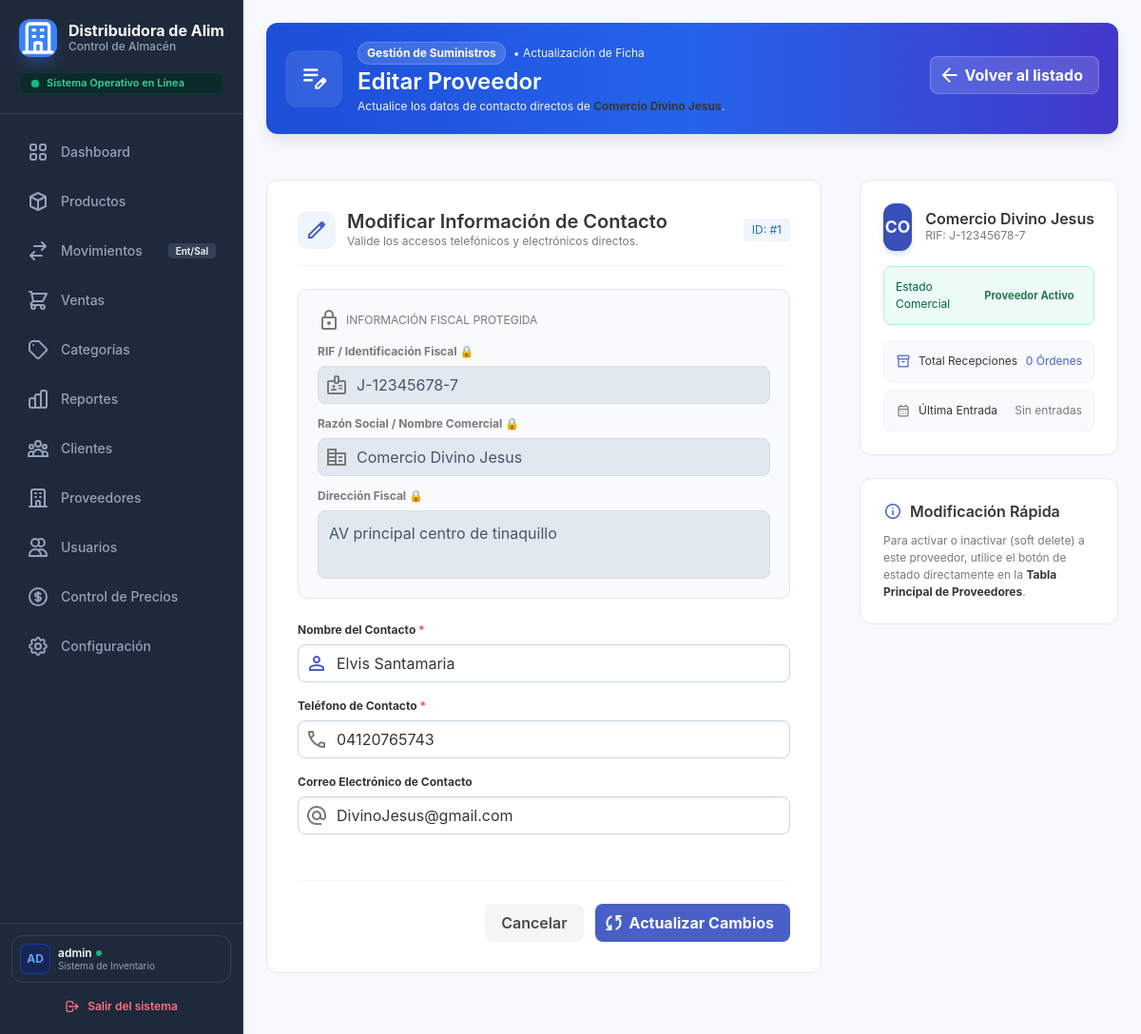
The app's page /index.php?controller=proveedor&action=formedit&id=1 (signed in), older data.
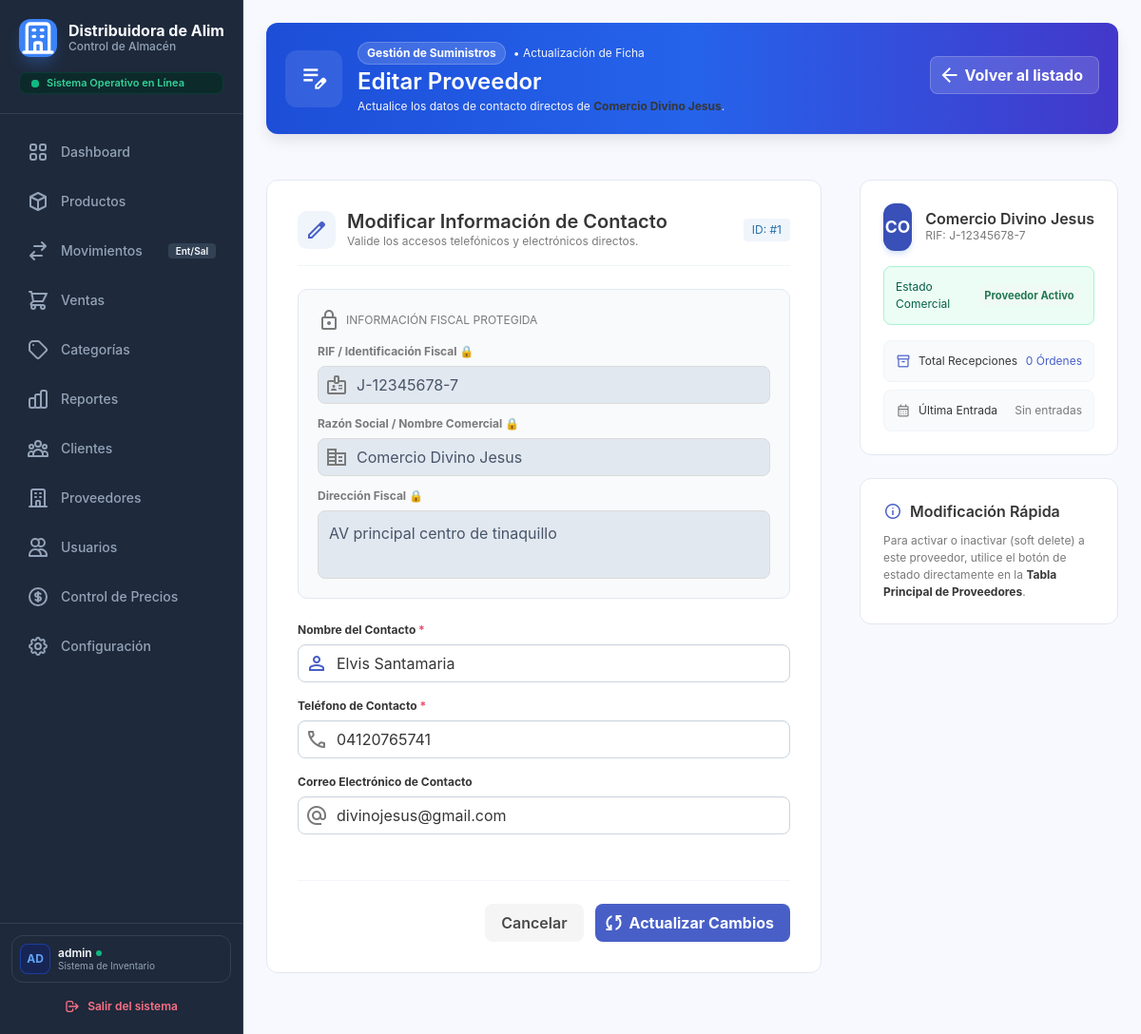
The same page, newer data.
### tables this page shows
CREATE TABLE `proveedores` (
  `id_proveedor` int(11) NOT NULL,
  `rif` varchar(20) NOT NULL,
  `razon_social` varchar(100) NOT NULL,
  `nombre_contacto` varchar(100) DEFAULT NULL,
  `telefono` varchar(20) DEFAULT NULL,
  `email` varchar(100) DEFAULT NULL,
  `direccion` text DEFAULT NULL,
  `estado` tinyint(1) DEFAULT 1
);

### app/views/proveedor/editarProveedor.php (the view, shortened to what the changed rows need)
<?php
$proveedor = $proveedor ?? [];
$idProv = $proveedor['id_proveedor'] ?? $proveedor['id'] ?? '';
$rifVal = $proveedor['rif'] ?? (isset($proveedor['tipo_documento'], $proveedor['num_documento']) ? $proveedor['tipo_documento'] . '-' . $proveedor['num_documento'] : '');
$razonVal = $proveedor['razon_social'] ?? $proveedor['nombre_razon_social'] ?? 'Sin Nombre';
$contactoVal = $proveedor['nombre_contacto'] ?? $proveedor['contacto_directo'] ?? $proveedor['contacto'] ?? '';
$telefonoVal = $proveedor['telefono'] ?? '';
$emailVal = $proveedor['email'] ?? '';
$direccionVal = $proveedor['direccion'] ?? '';
$estadoVal = $proveedor['estado'] ?? 1;
$totalRecepciones = $proveedor['total_recepciones'] ?? $totalRecepciones ?? 0;
$ultimaEntrada = $proveedor['ultima_entrada'] ?? $ultimaEntrada ?? 'Sin entradas';
$iniciales = strtoupper(substr(htmlspecialchars($razonVal), 0, 2));
?>
<!DOCTYPE html>
<html lang="es">
<head>
    <link href="https://cdnjs.cloudflare.com/ajax/libs/font-awesome/6.4.0/css/all.min.css" rel="stylesheet">
    <link href="https://cdn.jsdelivr.net/npm/bulma@0.9.4/css/bulma.min.css" rel="stylesheet">
    <link rel="stylesheet" href="assets/css/sidebar.css" />
    <link rel="stylesheet" href="assets/css/tablas.css" />
</head>
<body class="is-flex" style="background-color: #f8f9ff; height: 100vh; overflow: hidden; width: 100%;">
    <?php require_once __DIR__ . '/../layouts/sidebar.php'; ?>
    <main class="main is-flex-grow-1" style="background-color: #f8f9ff; width: 100%; height: 100vh; overflow-y: auto; overflow-x: hidden;">
        <div class="p-5" style="width: 100%; padding-bottom: 4rem !important;">
            <div class="box mb-6" style="background: linear-gradient(90deg, #1d4ed8 0%, #2563eb 50%, #4338ca 100%); border-radius: 12px; border: none; overflow: hidden; position: relative;">
                <div class="is-flex is-align-items-center is-justify-content-space-between is-flex-wrap-wrap" style="gap: 1.5rem; position: relative; z-index: 2;">
                    <div class="is-flex is-align-items-center" style="gap: 1rem;">
                        <div class="is-flex is-align-items-center is-justify-content-center" style="width: 60px; height: 60px; background: rgba(255,255,255,0.1); border-radius: 12px; backdrop-filter: blur(4px);">
                            <span class="material-symbols-outlined is-size-3 has-text-white">edit_note</span>
                        </div>
                        <div>
                            <div class="is-flex is-align-items-center" style="gap: 0.5rem;">
                                <span class="tag is-white is-light is-rounded has-text-weight-bold is-small" style="background: rgba(255,255,255,0.15); border: 1px solid rgba(255,255,255,0.2); color: white !important;">
                                    Gestión de Suministros
                                </span>
                                <span class="has-text-white-ter is-size-7">• Actualización de Ficha</span>
                            </div>
                            <h1 class="title is-4 has-text-white mb-0 mt-1">Editar Proveedor</h1>
                            <p class="has-text-white-ter is-size-7 mt-1" style="max-width: 700px;">
                                Actualice los datos de contacto directos de <strong><?= htmlspecialchars($razonVal) ?></strong>.
                            </p>
                        </div>
                    </div>
                    <div class="buttons mb-0">
                        <a href="index.php?controller=proveedor&action=TablaProveedores" class="button is-white has-text-link has-text-weight-bold" style="background: rgba(255,255,255,0.15); border: 1px solid rgba(255,255,255,0.2); color: white !important; border-radius: 8px;">
                            <span class="icon"><span class="material-symbols-outlined">arrow_back</span></span>
                            <span>Volver al listado</span>
                        </a>
                    </div>
                </div>
            </div>
            <div class="columns is-variable is-5">
                <div class="column is-8">
                    <form action="index.php?controller=proveedor&action=actualizar" method="POST" id="formEditarProveedor" class="box is-shadowless" style="border: 1px solid #e2e8f0; border-radius: 12px; padding: 2rem;">
                        <div class="is-flex is-align-items-center is-justify-content-space-between mb-5" style="border-bottom: 1px solid #f1f5f9; padding-bottom: 1rem;">
                            <div class="is-flex is-align-items-center" style="gap: 12px;">
                                <div class="has-background-info-light has-text-link is-flex is-align-items-center is-justify-content-center" style="width: 40px; height: 40px; border-radius: 10px;">
                                    <span class="material-symbols-outlined">edit</span>
                                </div>
                                <div>
                                    <h2 class="title is-5 mb-0 has-text-dark">Modificar Información de Contacto</h2>
                                    <p class="is-size-7 has-text-grey">Valide los accesos telefónicos y electrónicos directos.</p>
                                </div>
                            </div>
                            <span class="tag is-info is-light font-mono">ID: #<?= htmlspecialchars($idProv) ?></span>
                        </div>
                        <div class="notification is-light mb-5" style="background-color: #f8fafc; border: 1px solid #e2e8f0; border-radius: 10px; padding: 1.25rem;">
                            <div class="is-flex is-align-items-center mb-3" style="gap: 6px;">
                                <span class="material-symbols-outlined has-text-grey">lock</span>
                                <span class="is-size-7 is-uppercase font-semibold has-text-grey">Información Fiscal Protegida</span>
                            </div>
                            <div class="field mb-3">
                                <label class="label is-size-7 has-text-grey" for="rif">
                                    RIF / Identificación Fiscal 🔒
                                </label>
                                <div class="control has-icons-left">
                                    <input class="input font-mono" type="text" id="rif" name="rif" value="<?= htmlspecialchars($rifVal) ?>" readonly style="background-color: #e2e8f0; cursor: not-allowed; color: #475569; border-radius: 8px;">
                                    <span class="icon is-small is-left has-text-grey">
                                    </span>
                                </div>
                            </div>
                            <div class="field mb-3">
                                <label class="label is-size-7 has-text-grey" for="razon_social">
                                    Razón Social / Nombre Comercial 🔒
                                </label>
                                <div class="control has-icons-left">
                                    <input class="input" type="text" id="razon_social" name="razon_social" value="<?= htmlspecialchars($razonVal) ?>" readonly style="background-color: #e2e8f0; cursor: not-allowed; color: #475569; border-radius: 8px;">
                                    <span class="icon is-small is-left has-text-grey">
                                    </span>
                                </div>
                            </div>
                            <div class="field mb-0">
                                <label class="label is-size-7 has-text-grey" for="direccion">
                                    Dirección Fiscal 🔒
                                </label>
                                <div class="control">
                                    <textarea class="textarea" id="direccion" name="direccion" readonly rows="2" style="background-color: #e2e8f0; cursor: not-allowed; color: #475569; border-radius: 8px; resize: none;"><?= htmlspecialchars($direccionVal) ?></textarea>
                                </div>
                            </div>
                        </div>
                        <div class="field mb-4">
                            <label class="label is-size-7 has-text-dark" for="nombre_contacto">
                                Nombre del Contacto <span class="has-text-danger">*</span>
                            </label>
                            <div class="control has-icons-left">
                                <input class="input" type="text" id="nombre_contacto" name="nombre_contacto" value="<?= htmlspecialchars($contactoVal) ?>" required placeholder="Ej: Carlos Pérez" autofocus style="border-radius: 8px; border-color: #cbd5e1;">
                                <span class="icon is-small is-left has-text-link">
                                </span>
                            </div>
                        </div>
                        <div class="field mb-4">
                            <label class="label is-size-7 has-text-dark" for="telefono">
                                Teléfono de Contacto <span class="has-text-danger">*</span>
                            </label>
                            <div class="control has-icons-left">
                                <input class="input" type="text" id="telefono" name="telefono" value="<?= htmlspecialchars($telefonoVal) ?>" required placeholder="Ej: 0414-1234567" style="border-radius: 8px; border-color: #cbd5e1;">
                                <span class="icon is-small is-left has-text-grey">
                                </span>
                            </div>
                        </div>
                        <div class="field mb-6">
                            <label class="label is-size-7 has-text-dark" for="email">
                                Correo Electrónico de Contacto
                            </label>
                            <div class="control has-icons-left">
                                <input class="input" type="email" id="email" name="email" value="<?= htmlspecialchars($emailVal) ?>" placeholder="Ej: contacto@proveedor.com" style="border-radius: 8px; border-color: #cbd5e1;">
                                <span class="icon is-small is-left has-text-grey">
                                </span>
                            </div>
                        </div>
                        <div class="is-flex is-align-items-center is-justify-content-flex-end" style="border-top: 1px solid #f1f5f9; padding-top: 1.5rem; gap: 12px;">
                            <a href="index.php?controller=proveedor&action=TablaProveedores" class="button is-light has-text-weight-semibold" style="border-radius: 8px;">
                                Cancelar
                            </a>
                            <button type="submit" class="button is-link has-text-weight-bold" style="border-radius: 8px;">
                                <span class="icon"><span class="material-symbols-outlined">sync</span></span>
                                <span>Actualizar Cambios</span>
                            </button>
                        </div>
                    </form>
                </div>
                <div class="column is-4">
                    <div class="box is-shadowless mb-5" style="border: 1px solid #e2e8f0; border-radius: 12px; padding: 1.5rem; background: white;">
                        <div class="is-flex is-align-items-center mb-4" style="gap: 14px;">
                            <div class="is-flex is-align-items-center is-justify-content-center has-background-link-dark has-text-white has-text-weight-bold flex-shrink-0" style="width: 50px; height: 50px; border-radius: 12px; font-size: 1.1rem; box-shadow: 0 4px 6px -1px rgba(37, 99, 235, 0.2);">
                                <?= $iniciales ?>
                            </div>
                            <div class="is-flex is-flex-direction-column min-w-0">
                                <h3 class="title is-6 mb-0 has-text-dark" style="white-space: nowrap; overflow: hidden; text-overflow: ellipsis;"><?= htmlspecialchars($razonVal) ?></h3>
                                <span class="is-size-7 font-mono has-text-grey mt-0.5">RIF: <?= htmlspecialchars($rifVal) ?></span>
                            </div>
                        </div>
                        <div class="p-3 mb-4 is-flex is-align-items-center is-justify-content-space-between" style="border-radius: 8px; background-color: <?= $estadoVal == 1 ? '#ecfdf5' : '#fef2f2' ?>; border: 1px solid <?= $estadoVal == 1 ? '#a7f3d0' : '#fecaca' ?>;">
                            <span class="is-size-7 font-semibold" style="color: <?= $estadoVal == 1 ? '#065f46' : '#991b1b' ?>;">Estado Comercial</span>
                            <span class="tag is-rounded <?= $estadoVal == 1 ? 'is-success' : 'is-danger' ?> is-light has-text-weight-bold" style="font-size: 0.7rem;">
                                <?= $estadoVal == 1 ? 'Proveedor Activo' : 'Proveedor Inactivo' ?>
                            </span>
                        </div>
                        <div class="is-flex is-flex-direction-column" style="gap: 8px;">
                            <div class="is-flex is-align-items-center is-justify-content-space-between p-3" style="background-color: #f8fafc; border-radius: 8px; border: 1px solid #f1f5f9;">
                                <div class="is-flex is-align-items-center" style="gap: 8px;">
                                    <span class="material-symbols-outlined has-text-link is-size-6">inventory_2</span>
                                    <span class="is-size-7 has-text-dark font-medium">Total Recepciones</span>
                                </div>
                                <span class="is-size-7 font-semibold has-text-link"><?= htmlspecialchars($totalRecepciones) ?> Órdenes</span>
                            </div>
                            <div class="is-flex is-align-items-center is-justify-content-space-between p-3" style="background-color: #f8fafc; border-radius: 8px; border: 1px solid #f1f5f9;">
                                <div class="is-flex is-align-items-center" style="gap: 8px;">
                                    <span class="material-symbols-outlined has-text-grey is-size-6">calendar_month</span>
                                    <span class="is-size-7 has-text-dark font-medium">Última Entrada</span>
                                </div>
                                <span class="is-size-7 font-semibold has-text-grey"><?= htmlspecialchars($ultimaEntrada) ?></span>
                            </div>
                        </div>
                    </div>
                    <div class="box is-shadowless" style="border: 1px solid #e2e8f0; border-radius: 12px; padding: 1.5rem; background: white;">
                        <div class="is-flex is-align-items-center mb-3" style="gap: 8px;">
                            <span class="material-symbols-outlined has-text-link is-size-5">info</span>
                            <h3 class="title is-6 mb-0 has-text-dark">Modificación Rápida</h3>
                        </div>
                        <p class="is-size-7 has-text-grey mb-0" style="line-height: 1.5;">
                            Para activar o inactivar (soft delete) a este proveedor, utilice el botón de estado directamente en la <strong class="has-text-dark">Tabla Principal de Proveedores</strong>.
                        </p>
                    </div>
                </div>
            </div>
        </div>
    </main>
</body>
</html>

Row changes from the older to the newer data that the page shows:
changed proveedores "CO": telefono "04120765743" → "04120765741"; email "DivinoJesus@gmail.com" → "divinojesus@gmail.com"
